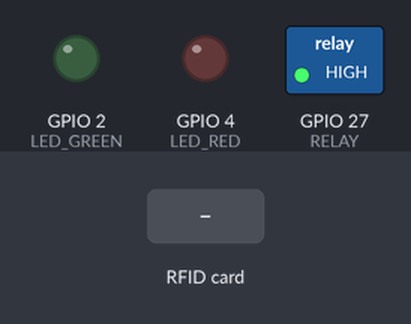
The sketch below on a simulated ESP32. Parts: switched loads named in the sketch (green lamp = pin HIGH), output pins drawn as LEDs (lit = HIGH). Dashed ring = blinking. Inputs (shaded band) come from the test bench. WiFi joins after 1.5 s; servers stay silent unless stated; uploads are accepted with an empty reply; what the sketch prints to the serial monitor is not drawn.

Above: at 2.1 s.
At 7.9 s:
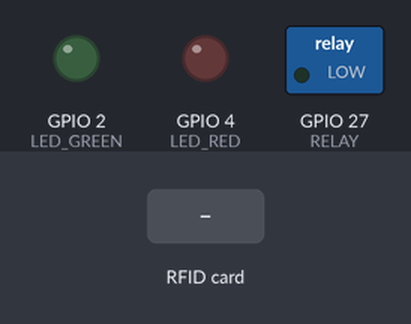
8.0 s: RFID card 5E 7A 19 C4 held to the reader
At 8.56 s:
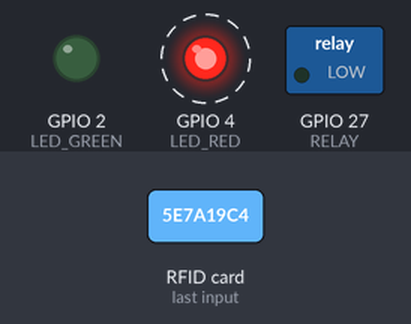
Timing chart, 0 to 11.2 s (numbered marks = the images above; inputs shaded):
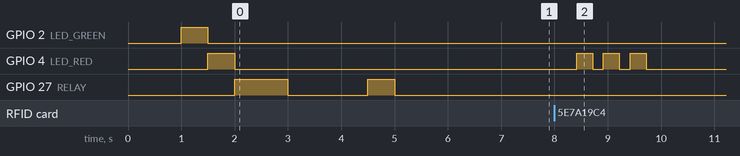

The sketch:

embedded-esp32.ino
```cpp
#include <SPI.h>
#include <MFRC522.h>
#include <WiFi.h>
#include <HTTPClient.h>
#include <WiFiClientSecure.h>

// ============ CONFIGURACAO ============
const char* WIFI_SSID     = ".HUB Primavera - Visitantes";
const char* WIFI_PASSWORD = "primavera1710";
const char* API_BASE      = "https://aed1-189-28-42-50.ngrok-free.app";
const char* API_KEY       = "iot-device-key";
// ======================================

// ============================================================
// ESP32 DevKit (ESP-WROOM-32) — Mapeamento de pinos
//
// SPI padrao do ESP32 (VSPI):
//   GPIO18 — SCK
//   GPIO19 — MISO
//   GPIO23 — MOSI
//
// Pinos livres usados:
//   GPIO5  — RC522 SDA (SS)
//   GPIO22 — RC522 RST
//   GPIO2  — LED Verde (LED onboard em alguns devkits)
//   GPIO4  — LED Vermelho
//   GPIO27 — Rele IN1
// ============================================================

#define LED_GREEN  2
#define LED_RED    4
#define RELAY     27
#define RFID_SDA   5
#define RFID_RST  22

MFRC522 rfid(RFID_SDA, RFID_RST);

void connectWiFi() {
  Serial.print("Conectando ao WiFi");
  WiFi.begin(WIFI_SSID, WIFI_PASSWORD);
  int attempts = 0;
  while (WiFi.status() != WL_CONNECTED && attempts < 40) {
    delay(500);
    Serial.print(".");
    attempts++;
  }
  Serial.println();
  if (WiFi.status() == WL_CONNECTED) {
    Serial.print("Conectado! IP: ");
    Serial.println(WiFi.localIP());
    Serial.print("Heap livre: ");
    Serial.println(ESP.getFreeHeap());
  } else {
    Serial.println("ERRO: Nao conectou ao WiFi. Continuando offline...");
  }
}

void setup() {
  delay(1000);
  Serial.begin(115200);
  Serial.println("\n=== Controle de Acesso — ESP32 ===\n");

  pinMode(LED_GREEN, OUTPUT);
  pinMode(LED_RED, OUTPUT);
  pinMode(RELAY, OUTPUT);

  digitalWrite(LED_GREEN, LOW);
  digitalWrite(LED_RED, LOW);
  digitalWrite(RELAY, LOW);

  Serial.println("Testando LED verde...");
  digitalWrite(LED_GREEN, HIGH);
  delay(500);
  digitalWrite(LED_GREEN, LOW);

  Serial.println("Testando LED vermelho...");
  digitalWrite(LED_RED, HIGH);
  delay(500);
  digitalWrite(LED_RED, LOW);

  Serial.println("Testando rele (HIGH)... escute o clique!");
  digitalWrite(RELAY, HIGH);
  delay(1000);
  Serial.println("Desligando rele (LOW)...");
  digitalWrite(RELAY, LOW);
  delay(500);
  Serial.println("Testando rele (LOW)... escute o clique!");
  digitalWrite(RELAY, LOW);
  delay(1000);
  Serial.println("Desligando rele (HIGH)...");
  digitalWrite(RELAY, HIGH);
  delay(500);
  digitalWrite(RELAY, LOW);

  Serial.println("Componentes OK!\n");

  connectWiFi();

  // Testa conexao com a API
  if (WiFi.status() == WL_CONNECTED) {
    testApiConnection();
  }

  SPI.begin();
  rfid.PCD_Init();

  byte version = rfid.PCD_ReadRegister(rfid.VersionReg);
  Serial.print("RC522 firmware: 0x");
  Serial.println(version, HEX);

  if (version == 0x00 || version == 0xFF) {
    Serial.println("ERRO: RC522 nao detectado!");
    while (true) {
      digitalWrite(LED_RED, HIGH);
      delay(300);
      digitalWrite(LED_RED, LOW);
      delay(300);
    }
  }

  Serial.println("RC522 detectado!");
  Serial.println("Aproxime um cartao...\n");
}

String readCardUID() {
  String uid = "";
  for (byte i = 0; i < rfid.uid.size; i++) {
    if (rfid.uid.uidByte[i] < 0x10) uid += "0";
    uid += String(rfid.uid.uidByte[i], HEX);
    if (i < rfid.uid.size - 1) uid += ":";
  }
  return uid;
}

bool ensureWiFi() {
  if (WiFi.status() == WL_CONNECTED) return true;
  Serial.println("WiFi desconectado, reconectando...");
  connectWiFi();
  return WiFi.status() == WL_CONNECTED;
}

// Helper GET
int doGet(const String& url, String& response) {
  if (!ensureWiFi()) return -1;

  HTTPClient http;
  WiFiClientSecure client;
  client.setInsecure();

  http.begin(client, url);
  http.addHeader("X-API-Key", API_KEY);
  int code = http.GET();
  if (code > 0) {
    response = http.getString();
  } else {
    Serial.print("Erro HTTP GET: ");
    Serial.println(http.errorToString(code));
    response = "";
  }
  http.end();
  return code;
}

// Helper POST
int doPost(const String& url, const String& body, String& response) {
  if (!ensureWiFi()) return -1;

  HTTPClient http;
  WiFiClientSecure client;
  client.setInsecure();

  http.begin(client, url);
  http.addHeader("Content-Type", "application/json");
  http.addHeader("X-API-Key", API_KEY);

  int code = http.POST(body);
  if (code > 0) {
    response = http.getString();
  } else {
    Serial.print("Erro HTTP POST: ");
    Serial.println(http.errorToString(code));
    response = "";
  }
  http.end();
  return code;
}

// Testa conexao com a API via GET /health
bool testApiConnection() {
  Serial.println("Testando conexao com a API...");
  String url = String(API_BASE) + "/health";
  String resp;
  int code = doGet(url, resp);

  if (code == 200) {
    Serial.print("API OK: "); Serial.println(resp);
    return true;
  }

  Serial.print("API FALHOU (code="); Serial.print(code); Serial.println(")");
  if (resp.length() > 0) { Serial.print("Resp: "); Serial.println(resp); }
  return false;
}

// Verifica se o modo enrollment esta ativo na API
bool isEnrollmentActive() {
  String url = String(API_BASE) + "/credentials/enrollment";
  String resp;
  int code = doGet(url, resp);

  if (code <= 0) return false;

  Serial.print("Enrollment state: "); Serial.println(resp);
  return resp.indexOf("\"enabled\":true") >= 0
      && resp.indexOf("\"status\":\"waiting_credential\"") >= 0;
}

// Verifica acesso: POST /access
// Retorna: 0=erro, 1=autorizado, 2=negado
int checkAccess(const String& uid) {
  String url = String(API_BASE) + "/access";
  String body = "{\"credentialUid\":\"" + uid + "\"}";
  Serial.print("POST /access -> "); Serial.println(body);

  String resp;
  int code = doPost(url, body, resp);

  if (code <= 0) return 0;

  Serial.print("Resposta ("); Serial.print(code); Serial.print("): "); Serial.println(resp);
  if (resp.indexOf("\"authorized\":true") >= 0) return 1;
  return 2;
}

// Enrollment: POST /credentials/enrollment/read
bool enrollCard(const String& uid) {
  String url = String(API_BASE) + "/credentials/enrollment/read";
  String body = "{\"uid\":\"" + uid + "\"}";
  Serial.print("Enrollment -> "); Serial.println(body);

  String resp;
  int code = doPost(url, body, resp);

  if (code <= 0) return false;

  Serial.print("Resposta ("); Serial.print(code); Serial.print("): "); Serial.println(resp);
  return resp.indexOf("\"status\":\"success\"") >= 0;
}

void accessGranted() {
  Serial.println("ACESSO AUTORIZADO");
  digitalWrite(LED_GREEN, HIGH);
  digitalWrite(RELAY, HIGH);
  delay(3000);
  digitalWrite(LED_GREEN, LOW);
  digitalWrite(RELAY, LOW);
}

void accessDenied() {
  Serial.println("ACESSO NEGADO");
  for (int i = 0; i < 3; i++) {
    digitalWrite(LED_RED, HIGH);
    delay(300);
    digitalWrite(LED_RED, LOW);
    delay(200);
  }
}

void enrollmentSuccess() {
  Serial.println("CARTAO CADASTRADO!");
  for (int i = 0; i < 2; i++) {
    digitalWrite(LED_GREEN, HIGH);
    delay(200);
    digitalWrite(LED_GREEN, LOW);
    delay(200);
  }
}

void enrollmentFailed() {
  Serial.println("ERRO NO CADASTRO");
  digitalWrite(LED_RED, HIGH);
  digitalWrite(LED_GREEN, HIGH);
  delay(1000);
  digitalWrite(LED_RED, LOW);
  digitalWrite(LED_GREEN, LOW);
}

void loop() {
  if (!rfid.PICC_IsNewCardPresent() || !rfid.PICC_ReadCardSerial()) {
    return;
  }

  String uid = readCardUID();
  Serial.print("UID: ");
  Serial.println(uid);

  // Consulta a API para saber o modo atual
  if (isEnrollmentActive()) {
    // Modo enrollment — cadastra o cartao
    Serial.println("Modo ENROLLMENT ativo");
    if (enrollCard(uid)) {

      enrollmentSuccess();
    } else {
      enrollmentFailed();
    }
  } else {
    // Modo normal — verifica acesso
    int result = checkAccess(uid);
    if (result == 1) {
      accessGranted();
    } else {
      accessDenied();
    }
  }

  Serial.println("Aproxime outro cartao...\n");

  rfid.PICC_HaltA();
  rfid.PCD_StopCrypto1();
}
```

Measured:
- after the input at 8.0 s, GPIO 4 (LED_RED): alternates HIGH for 0.30 s and LOW for 0.20 s, 6 changes in all, then stays LOW, starting after 0.42 s
